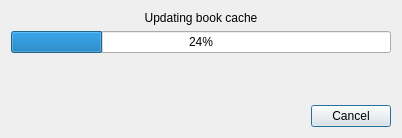
<?xml version="1.0" encoding="UTF-8"?>
<ui version="4.0">
 <class>Dialog</class>
 <widget class="QDialog" name="Dialog">
  <property name="geometry">
   <rect>
    <x>0</x>
    <y>0</y>
    <width>402</width>
    <height>138</height>
   </rect>
  </property>
  <property name="windowTitle">
   <string>Dialog</string>
  </property>
  <layout class="QVBoxLayout" name="verticalLayout">
   <item>
    <widget class="QLabel" name="message">
     <property name="text">
      <string>Updating book cache</string>
     </property>
     <property name="alignment">
      <set>Qt::AlignCenter</set>
     </property>
    </widget>
   </item>
   <item>
    <widget class="QProgressBar" name="progress">
     <property name="value">
      <number>24</number>
     </property>
    </widget>
   </item>
   <item>
    <widget class="QLabel" name="details">
     <property name="text">
      <string/>
     </property>
     <property name="alignment">
      <set>Qt::AlignCenter</set>
     </property>
    </widget>
   </item>
   <item>
    <spacer name="verticalSpacer">
     <property name="orientation">
      <enum>Qt::Vertical</enum>
     </property>
     <property name="sizeHint" stdset="0">
      <size>
       <width>20</width>
       <height>40</height>
      </size>
     </property>
    </spacer>
   </item>
   <item>
    <widget class="QDialogButtonBox" name="buttonBox">
     <property name="orientation">
      <enum>Qt::Horizontal</enum>
     </property>
     <property name="standardButtons">
      <set>QDialogButtonBox::Cancel</set>
     </property>
    </widget>
   </item>
  </layout>
 </widget>
 <resources/>
 <connections>
  <connection>
   <sender>buttonBox</sender>
   <signal>accepted()</signal>
   <receiver>Dialog</receiver>
   <slot>accept()</slot>
   <hints>
    <hint type="sourcelabel">
     <x>248</x>
     <y>254</y>
    </hint>
    <hint type="destinationlabel">
     <x>157</x>
     <y>274</y>
    </hint>
   </hints>
  </connection>
  <connection>
   <sender>buttonBox</sender>
   <signal>rejected()</signal>
   <receiver>Dialog</receiver>
   <slot>reject()</slot>
   <hints>
    <hint type="sourcelabel">
     <x>316</x>
     <y>260</y>
    </hint>
    <hint type="destinationlabel">
     <x>286</x>
     <y>274</y>
    </hint>
   </hints>
  </connection>
 </connections>
</ui>
